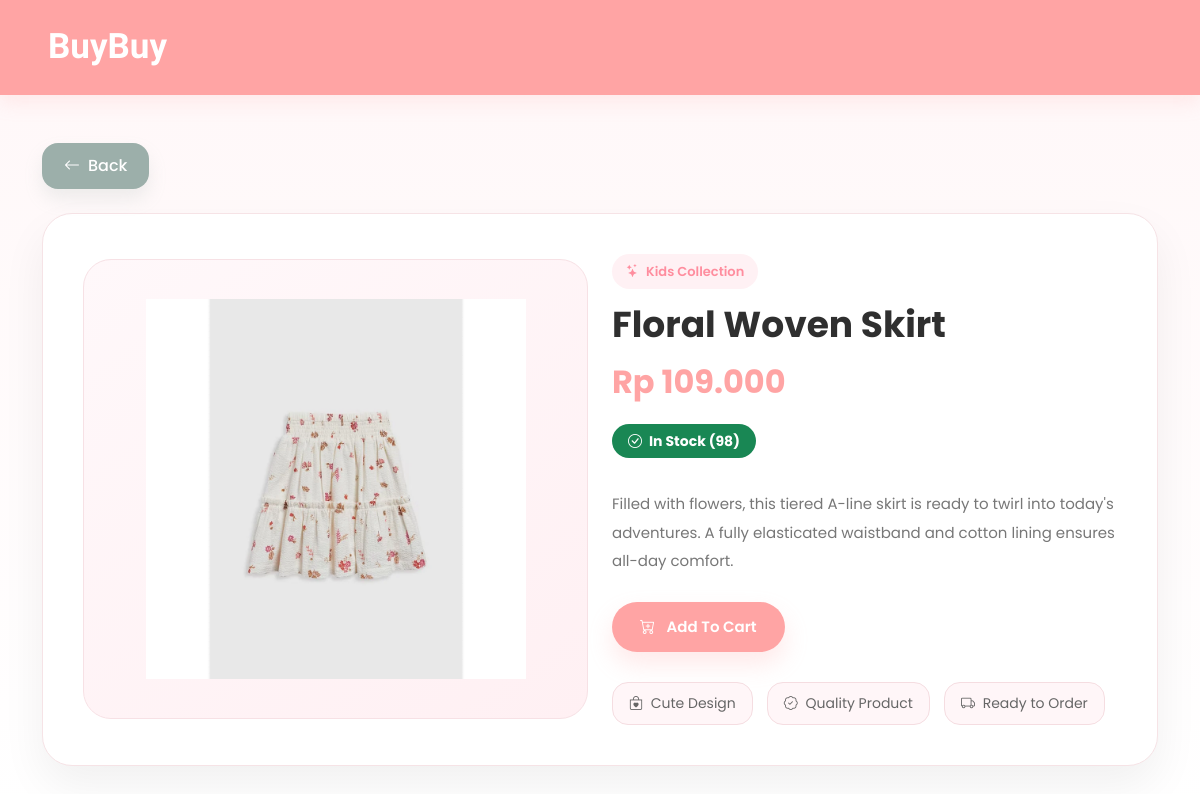
/customer/product-detail.php?id=16, run on an earlier commit of the app's database.
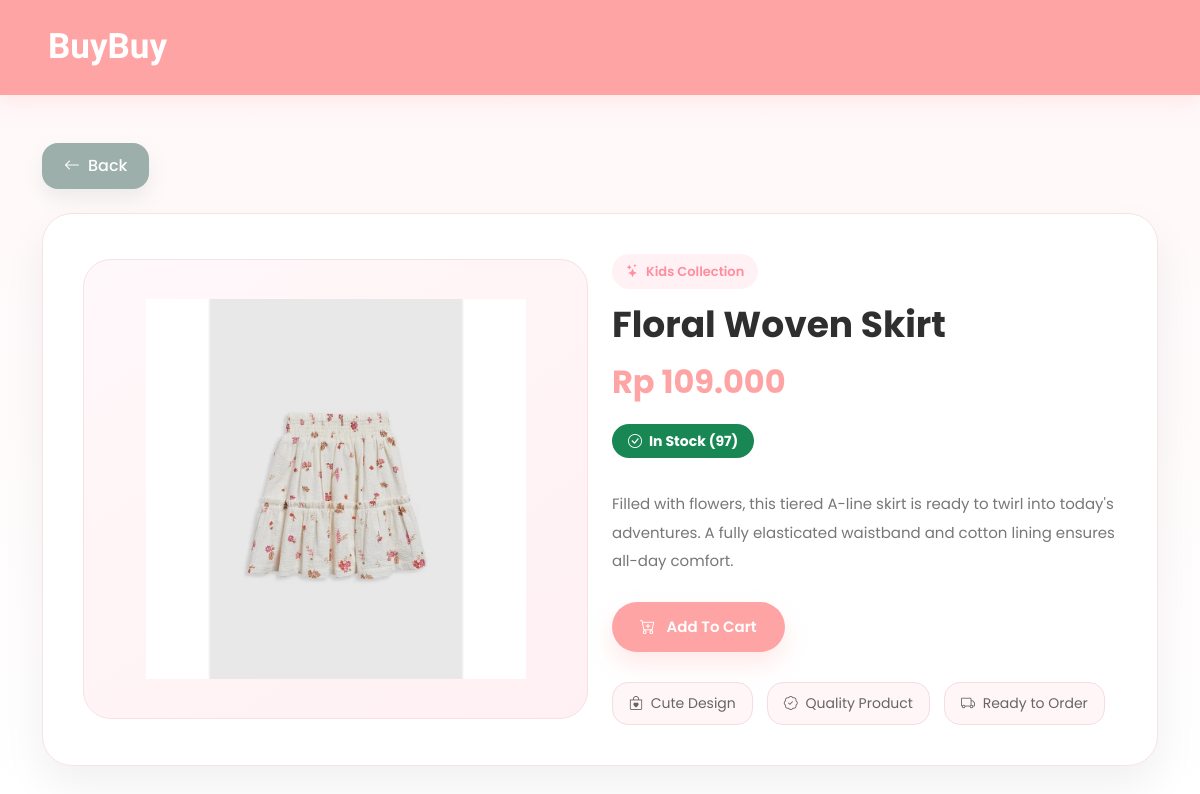
And on a later commit of the database.
### tables this page shows
CREATE TABLE `products` (
  `id` int(11) NOT NULL AUTO_INCREMENT,
  `name` varchar(100) NOT NULL,
  `description` text DEFAULT NULL,
  `category` varchar(100) NOT NULL,
  `price` decimal(10,2) NOT NULL,
  `stock` int(11) NOT NULL,
  `image` varchar(255) NOT NULL,
  `created_at` timestamp NOT NULL DEFAULT current_timestamp(),
  PRIMARY KEY (`id`)
);

### customer/product-detail.php (the view, shortened to what this page needs)
<?php
include '../config/database.php';
$id = $_GET['id'];
$product = mysqli_query($conn, "SELECT * FROM products WHERE id='$id'");
$data = mysqli_fetch_assoc($product);
?>
<!DOCTYPE html>
<html lang="en">
<head>
<link href="https://cdn.jsdelivr.net/npm/bootstrap@5.3.2/dist/css/bootstrap.min.css" rel="stylesheet">
<link href="https://cdn.jsdelivr.net/npm/bootstrap-icons/font/bootstrap-icons.css" rel="stylesheet">
</head>
<body>
<nav class="navbar navbar-expand-lg px-4 px-md-5">
    <a class="navbar-brand" href="index.php">BuyBuy</a>
</nav>
<div class="container py-5">
    <div class="mb-4">
        <a href="index.php" class="back-btn">
            <i class="bi bi-arrow-left"></i> Back
        </a>
    </div>
    <div class="detail-card">
        <div class="row align-items-center g-4">
            <div class="col-lg-6">
                <div class="product-img">
                    <img src="../assets/uploads/<?= $data['image']; ?>" alt="<?= htmlspecialchars($data['name']); ?>">
                </div>
            </div>
            <div class="col-lg-6">
                <span class="product-category">
                    <i class="bi bi-stars me-1"></i> Kids Collection
                </span>
                <h2 class="product-title"><?= $data['name']; ?></h2>
                <div class="price">
                    Rp <?= number_format($data['price'],0,',','.') ?>
                </div>
                <?php if($data['stock'] > 0): ?>
                    <span class="badge bg-success stock-badge">
                        <i class="bi bi-check-circle me-1"></i>
                        In Stock (<?= $data['stock']; ?>)
                    </span>
                <?php endif; ?>
                <p class="product-description">
                    <?= $data['description'] ?? 'No description available.' ?>
                </p>
                <?php if($data['stock'] > 0): ?>
                    <form method="POST" action="../process/add-to-cart.php">
                        <button type="submit" class="add-btn">
                            <i class="bi bi-cart-plus me-2"></i>
                            Add To Cart
                        </button>
                    </form>
                <?php endif; ?>
                <div class="info-mini">
                    <div class="info-chip">
                        <i class="bi bi-bag-heart me-1"></i> Cute Design
                    </div>
                    <div class="info-chip">
                        <i class="bi bi-patch-check me-1"></i> Quality Product
                    </div>
                    <div class="info-chip">
                        <i class="bi bi-truck me-1"></i> Ready to Order
                    </div>
                </div>
            </div>
        </div>
    </div>
</div>
</body>
</html>

What changed in the data, as far as the page shows it:
changed products "Floral Woven Skirt": stock "98" → "97"
